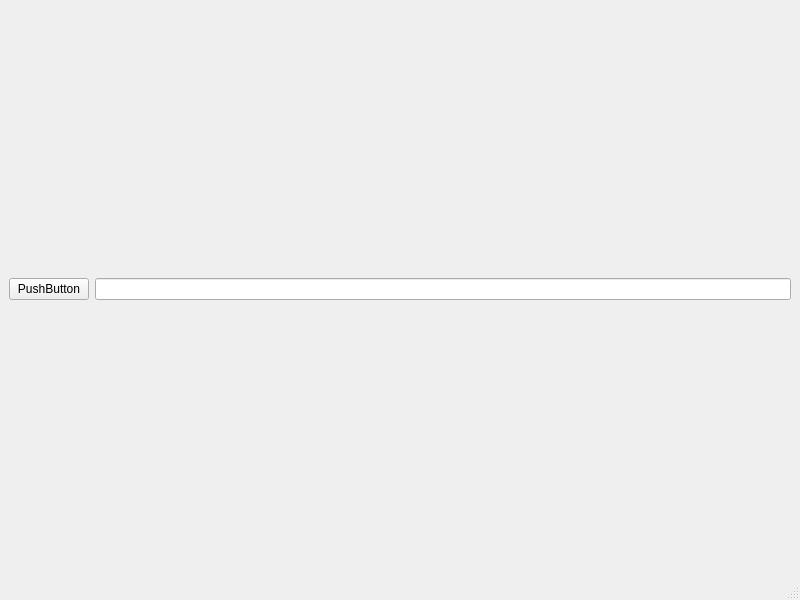
<?xml version="1.0" encoding="UTF-8"?>
<ui version="4.0">
 <class>MainWindow</class>
 <widget class="QMainWindow" name="MainWindow">
  <property name="geometry">
   <rect>
    <x>0</x>
    <y>0</y>
    <width>800</width>
    <height>600</height>
   </rect>
  </property>
  <property name="windowTitle">
   <string>MainWindow</string>
  </property>
  <widget class="QWidget" name="centralwidget">
   <layout class="QHBoxLayout" name="horizontalLayout">
    <item>
     <widget class="QPushButton" name="pushButton">
      <property name="text">
       <string>PushButton</string>
      </property>
     </widget>
    </item>
    <item>
     <widget class="QLineEdit" name="lineEdit"/>
    </item>
   </layout>
  </widget>
  <widget class="QMenuBar" name="menubar">
   <property name="geometry">
    <rect>
     <x>0</x>
     <y>0</y>
     <width>800</width>
     <height>21</height>
    </rect>
   </property>
  </widget>
  <widget class="QStatusBar" name="statusbar"/>
 </widget>
 <resources/>
 <connections/>
</ui>
